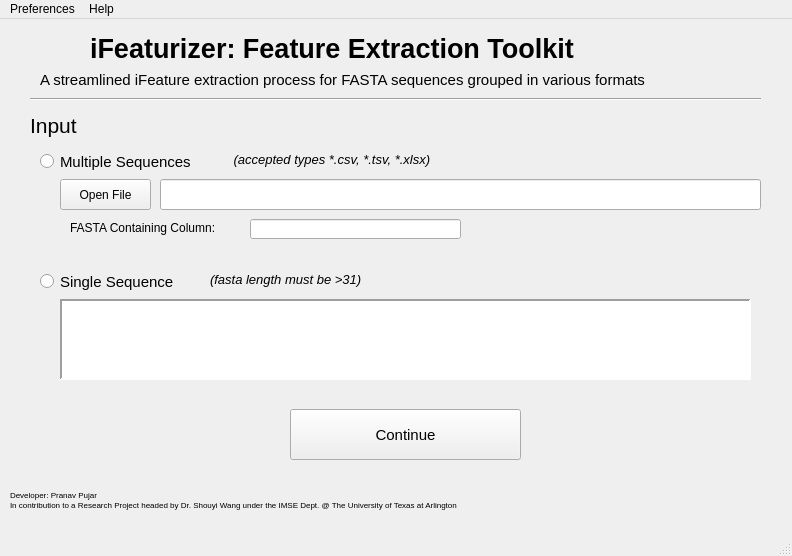
<?xml version="1.0" encoding="UTF-8"?>
<ui version="4.0">
 <class>MainWindow</class>
 <widget class="QMainWindow" name="MainWindow">
  <property name="geometry">
   <rect>
    <x>0</x>
    <y>0</y>
    <width>792</width>
    <height>556</height>
   </rect>
  </property>
  <property name="windowTitle">
   <string>MainWindow</string>
  </property>
  <widget class="QWidget" name="centralwidget">
   <widget class="QStackedWidget" name="stackw">
    <property name="geometry">
     <rect>
      <x>10</x>
      <y>0</y>
      <width>771</width>
      <height>451</height>
     </rect>
    </property>
    <property name="font">
     <font>
      <family>Arial</family>
      <pointsize>11</pointsize>
     </font>
    </property>
    <property name="currentIndex">
     <number>0</number>
    </property>
    <widget class="QWidget" name="input_page_1">
     <widget class="QLabel" name="input_label">
      <property name="geometry">
       <rect>
        <x>20</x>
        <y>90</y>
        <width>61</width>
        <height>32</height>
       </rect>
      </property>
      <property name="font">
       <font>
        <family>Arial</family>
        <pointsize>16</pointsize>
       </font>
      </property>
      <property name="text">
       <string>Input</string>
      </property>
     </widget>
     <widget class="QPushButton" name="openFile_pushButton">
      <property name="geometry">
       <rect>
        <x>50</x>
        <y>160</y>
        <width>91</width>
        <height>31</height>
       </rect>
      </property>
      <property name="font">
       <font>
        <pointsize>9</pointsize>
       </font>
      </property>
      <property name="text">
       <string>Open File</string>
      </property>
     </widget>
     <widget class="QRadioButton" name="mult_seq_bn">
      <property name="geometry">
       <rect>
        <x>30</x>
        <y>130</y>
        <width>184</width>
        <height>25</height>
       </rect>
      </property>
      <property name="font">
       <font>
        <italic>false</italic>
       </font>
      </property>
      <property name="text">
       <string>Multiple Sequences</string>
      </property>
     </widget>
     <widget class="QRadioButton" name="single_seq_bn">
      <property name="geometry">
       <rect>
        <x>30</x>
        <y>250</y>
        <width>163</width>
        <height>25</height>
       </rect>
      </property>
      <property name="text">
       <string>Single Sequence</string>
      </property>
     </widget>
     <widget class="QPlainTextEdit" name="input_singleseq_textbox">
      <property name="geometry">
       <rect>
        <x>50</x>
        <y>280</y>
        <width>691</width>
        <height>81</height>
       </rect>
      </property>
      <property name="font">
       <font>
        <pointsize>9</pointsize>
       </font>
      </property>
      <property name="frameShape">
       <enum>QFrame::Panel</enum>
      </property>
      <property name="lineWidth">
       <number>2</number>
      </property>
     </widget>
     <widget class="QLabel" name="mult_seq_comment">
      <property name="geometry">
       <rect>
        <x>220</x>
        <y>130</y>
        <width>269</width>
        <height>20</height>
       </rect>
      </property>
      <property name="font">
       <font>
        <pointsize>10</pointsize>
        <italic>true</italic>
       </font>
      </property>
      <property name="text">
       <string> (accepted types *.csv, *.tsv, *.xlsx)</string>
      </property>
     </widget>
     <widget class="QLabel" name="single_seq_comment">
      <property name="geometry">
       <rect>
        <x>200</x>
        <y>250</y>
        <width>196</width>
        <height>20</height>
       </rect>
      </property>
      <property name="font">
       <font>
        <pointsize>10</pointsize>
        <italic>true</italic>
       </font>
      </property>
      <property name="text">
       <string>(fasta length must be &gt;31)</string>
      </property>
     </widget>
     <widget class="QPushButton" name="continue_bn">
      <property name="geometry">
       <rect>
        <x>280</x>
        <y>390</y>
        <width>231</width>
        <height>51</height>
       </rect>
      </property>
      <property name="text">
       <string>Continue</string>
      </property>
     </widget>
     <widget class="QLabel" name="main_desc_label">
      <property name="geometry">
       <rect>
        <x>30</x>
        <y>50</y>
        <width>722</width>
        <height>21</height>
       </rect>
      </property>
      <property name="font">
       <font>
        <family>Arial</family>
        <pointsize>11</pointsize>
       </font>
      </property>
      <property name="text">
       <string>A streamlined iFeature extraction process for FASTA sequences grouped in various formats</string>
      </property>
     </widget>
     <widget class="Line" name="line">
      <property name="geometry">
       <rect>
        <x>20</x>
        <y>70</y>
        <width>731</width>
        <height>20</height>
       </rect>
      </property>
      <property name="font">
       <font>
        <family>Arial</family>
        <pointsize>11</pointsize>
       </font>
      </property>
      <property name="orientation">
       <enum>Qt::Horizontal</enum>
      </property>
     </widget>
     <widget class="QLabel" name="title_label">
      <property name="geometry">
       <rect>
        <x>80</x>
        <y>10</y>
        <width>588</width>
        <height>38</height>
       </rect>
      </property>
      <property name="font">
       <font>
        <family>Arial</family>
        <pointsize>20</pointsize>
        <weight>75</weight>
        <bold>true</bold>
       </font>
      </property>
      <property name="text">
       <string>iFeaturizer: Feature Extraction Toolkit</string>
      </property>
     </widget>
     <widget class="QLineEdit" name="lineEdit_3">
      <property name="geometry">
       <rect>
        <x>150</x>
        <y>160</y>
        <width>601</width>
        <height>31</height>
       </rect>
      </property>
      <property name="font">
       <font>
        <pointsize>9</pointsize>
       </font>
      </property>
     </widget>
     <widget class="QLabel" name="merged_df_path_label_3">
      <property name="geometry">
       <rect>
        <x>60</x>
        <y>200</y>
        <width>175</width>
        <height>17</height>
       </rect>
      </property>
      <property name="font">
       <font>
        <pointsize>9</pointsize>
       </font>
      </property>
      <property name="text">
       <string>FASTA Containing Column:</string>
      </property>
     </widget>
     <widget class="QLineEdit" name="lineEdit_5">
      <property name="geometry">
       <rect>
        <x>240</x>
        <y>200</y>
        <width>211</width>
        <height>20</height>
       </rect>
      </property>
      <property name="font">
       <font>
        <pointsize>9</pointsize>
       </font>
      </property>
     </widget>
    </widget>
    <widget class="QWidget" name="output_page_2">
     <widget class="Line" name="line_2">
      <property name="geometry">
       <rect>
        <x>20</x>
        <y>70</y>
        <width>731</width>
        <height>20</height>
       </rect>
      </property>
      <property name="font">
       <font>
        <family>Arial</family>
        <pointsize>11</pointsize>
       </font>
      </property>
      <property name="orientation">
       <enum>Qt::Horizontal</enum>
      </property>
     </widget>
     <widget class="QLabel" name="main_desc_label_2">
      <property name="geometry">
       <rect>
        <x>30</x>
        <y>50</y>
        <width>722</width>
        <height>21</height>
       </rect>
      </property>
      <property name="font">
       <font>
        <family>Arial</family>
        <pointsize>11</pointsize>
       </font>
      </property>
      <property name="text">
       <string>A streamlined iFeature extraction process for FASTA sequences grouped in various formats</string>
      </property>
     </widget>
     <widget class="QLabel" name="title_label_2">
      <property name="geometry">
       <rect>
        <x>80</x>
        <y>10</y>
        <width>588</width>
        <height>38</height>
       </rect>
      </property>
      <property name="font">
       <font>
        <family>Arial</family>
        <pointsize>20</pointsize>
        <weight>75</weight>
        <bold>true</bold>
       </font>
      </property>
      <property name="text">
       <string>iFeaturizer: Feature Extraction Toolkit</string>
      </property>
     </widget>
     <widget class="QLabel" name="output_label_2">
      <property name="geometry">
       <rect>
        <x>20</x>
        <y>90</y>
        <width>82</width>
        <height>32</height>
       </rect>
      </property>
      <property name="font">
       <font>
        <family>Arial</family>
        <pointsize>16</pointsize>
       </font>
      </property>
      <property name="text">
       <string>Output</string>
      </property>
     </widget>
     <widget class="QPushButton" name="prev_bn">
      <property name="geometry">
       <rect>
        <x>30</x>
        <y>410</y>
        <width>101</width>
        <height>31</height>
       </rect>
      </property>
      <property name="font">
       <font>
        <pointsize>10</pointsize>
       </font>
      </property>
      <property name="text">
       <string>&lt; Previous</string>
      </property>
     </widget>
     <widget class="QPushButton" name="extract_bn">
      <property name="geometry">
       <rect>
        <x>280</x>
        <y>390</y>
        <width>231</width>
        <height>51</height>
       </rect>
      </property>
      <property name="text">
       <string>Extract</string>
      </property>
     </widget>
     <widget class="QLabel" name="merged_df_path_label">
      <property name="geometry">
       <rect>
        <x>40</x>
        <y>210</y>
        <width>241</width>
        <height>21</height>
       </rect>
      </property>
      <property name="text">
       <string>Final Merged DataFrame Path</string>
      </property>
     </widget>
     <widget class="QPushButton" name="openFile_pushButton_2">
      <property name="geometry">
       <rect>
        <x>40</x>
        <y>240</y>
        <width>91</width>
        <height>31</height>
       </rect>
      </property>
      <property name="font">
       <font>
        <pointsize>9</pointsize>
       </font>
      </property>
      <property name="text">
       <string>Open File</string>
      </property>
     </widget>
     <widget class="QLabel" name="merged_df_name_label">
      <property name="geometry">
       <rect>
        <x>40</x>
        <y>290</y>
        <width>251</width>
        <height>21</height>
       </rect>
      </property>
      <property name="text">
       <string>Final Merged DataFrame Name</string>
      </property>
     </widget>
     <widget class="QLabel" name="mergedDf_comment">
      <property name="geometry">
       <rect>
        <x>300</x>
        <y>290</y>
        <width>143</width>
        <height>20</height>
       </rect>
      </property>
      <property name="font">
       <font>
        <pointsize>10</pointsize>
        <italic>true</italic>
       </font>
      </property>
      <property name="text">
       <string>(exclude extention)</string>
      </property>
     </widget>
     <widget class="QLabel" name="output_type_label">
      <property name="geometry">
       <rect>
        <x>470</x>
        <y>320</y>
        <width>104</width>
        <height>21</height>
       </rect>
      </property>
      <property name="text">
       <string>Output Type:</string>
      </property>
     </widget>
     <widget class="QComboBox" name="delimiter_choice_comboBox">
      <property name="geometry">
       <rect>
        <x>590</x>
        <y>320</y>
        <width>131</width>
        <height>22</height>
       </rect>
      </property>
      <property name="font">
       <font>
        <pointsize>10</pointsize>
       </font>
      </property>
      <property name="focusPolicy">
       <enum>Qt::WheelFocus</enum>
      </property>
      <item>
       <property name="text">
        <string>.tsv</string>
       </property>
      </item>
      <item>
       <property name="text">
        <string>.csv</string>
       </property>
      </item>
     </widget>
     <widget class="QLineEdit" name="in_destination_path">
      <property name="geometry">
       <rect>
        <x>140</x>
        <y>240</y>
        <width>601</width>
        <height>31</height>
       </rect>
      </property>
      <property name="font">
       <font>
        <pointsize>9</pointsize>
       </font>
      </property>
     </widget>
     <widget class="QLineEdit" name="in_mergedDf_name">
      <property name="geometry">
       <rect>
        <x>40</x>
        <y>320</y>
        <width>411</width>
        <height>31</height>
       </rect>
      </property>
      <property name="font">
       <font>
        <pointsize>9</pointsize>
       </font>
      </property>
     </widget>
     <widget class="QLineEdit" name="in_iFeature_dir">
      <property name="geometry">
       <rect>
        <x>140</x>
        <y>160</y>
        <width>601</width>
        <height>31</height>
       </rect>
      </property>
      <property name="font">
       <font>
        <pointsize>9</pointsize>
       </font>
      </property>
     </widget>
     <widget class="QPushButton" name="openFile_pushButton_3">
      <property name="geometry">
       <rect>
        <x>40</x>
        <y>160</y>
        <width>91</width>
        <height>31</height>
       </rect>
      </property>
      <property name="font">
       <font>
        <pointsize>9</pointsize>
       </font>
      </property>
      <property name="text">
       <string>Open File</string>
      </property>
     </widget>
     <widget class="QLabel" name="iFeature_dir_label">
      <property name="geometry">
       <rect>
        <x>40</x>
        <y>130</y>
        <width>143</width>
        <height>21</height>
       </rect>
      </property>
      <property name="text">
       <string>iFeature Directory</string>
      </property>
     </widget>
     <widget class="QLabel" name="iFeature_comment">
      <property name="geometry">
       <rect>
        <x>190</x>
        <y>130</y>
        <width>215</width>
        <height>20</height>
       </rect>
      </property>
      <property name="font">
       <font>
        <pointsize>10</pointsize>
        <italic>true</italic>
       </font>
      </property>
      <property name="text">
       <string>(check help for more details)</string>
      </property>
     </widget>
    </widget>
    <widget class="QWidget" name="info_page_3">
     <widget class="QLabel" name="more_details_label">
      <property name="geometry">
       <rect>
        <x>190</x>
        <y>10</y>
        <width>390</width>
        <height>32</height>
       </rect>
      </property>
      <property name="font">
       <font>
        <pointsize>16</pointsize>
       </font>
      </property>
      <property name="text">
       <string>More iFeature Extraction Details</string>
      </property>
     </widget>
     <widget class="QLabel" name="label">
      <property name="geometry">
       <rect>
        <x>30</x>
        <y>70</y>
        <width>41</width>
        <height>26</height>
       </rect>
      </property>
      <property name="font">
       <font>
        <pointsize>13</pointsize>
        <weight>50</weight>
        <bold>false</bold>
        <underline>false</underline>
        <kerning>true</kerning>
       </font>
      </property>
      <property name="text">
       <string>Title</string>
      </property>
     </widget>
     <widget class="Line" name="line_3">
      <property name="geometry">
       <rect>
        <x>20</x>
        <y>50</y>
        <width>731</width>
        <height>20</height>
       </rect>
      </property>
      <property name="orientation">
       <enum>Qt::Horizontal</enum>
      </property>
     </widget>
     <widget class="QWidget" name="layoutWidget">
      <property name="geometry">
       <rect>
        <x>40</x>
        <y>160</y>
        <width>731</width>
        <height>111</height>
       </rect>
      </property>
      <layout class="QVBoxLayout" name="verticalLayout">
       <item>
        <widget class="QLabel" name="label_2">
         <property name="text">
          <string>We extract 21 feature descriptor types from given protein (FASTA) sequences.</string>
         </property>
        </widget>
       </item>
       <item>
        <widget class="QLabel" name="label_3">
         <property name="text">
          <string>Upon extraction, there are 21 generated files that need to be postprocessed and merged to</string>
         </property>
        </widget>
       </item>
       <item>
        <widget class="QLabel" name="label_4">
         <property name="text">
          <string>produce one file.</string>
         </property>
        </widget>
       </item>
       <item>
        <widget class="QLabel" name="label_5">
         <property name="text">
          <string>This merged file is used as input to train a Deep Learning CRISPR-CAS Classifier.</string>
         </property>
        </widget>
       </item>
      </layout>
     </widget>
     <widget class="QPushButton" name="extract_bn_2">
      <property name="geometry">
       <rect>
        <x>280</x>
        <y>390</y>
        <width>231</width>
        <height>51</height>
       </rect>
      </property>
      <property name="text">
       <string>Back</string>
      </property>
     </widget>
     <widget class="QLabel" name="label_6">
      <property name="geometry">
       <rect>
        <x>40</x>
        <y>100</y>
        <width>729</width>
        <height>21</height>
       </rect>
      </property>
      <property name="text">
       <string>de novo development of small crispr-cas proteins using artificial intelligence algorithms</string>
      </property>
     </widget>
     <widget class="QLabel" name="label_7">
      <property name="geometry">
       <rect>
        <x>30</x>
        <y>130</y>
        <width>115</width>
        <height>26</height>
       </rect>
      </property>
      <property name="font">
       <font>
        <pointsize>13</pointsize>
        <weight>50</weight>
        <bold>false</bold>
        <underline>false</underline>
        <kerning>true</kerning>
       </font>
      </property>
      <property name="text">
       <string>Description</string>
      </property>
     </widget>
     <widget class="QLabel" name="label_8">
      <property name="geometry">
       <rect>
        <x>30</x>
        <y>290</y>
        <width>167</width>
        <height>26</height>
       </rect>
      </property>
      <property name="font">
       <font>
        <pointsize>13</pointsize>
        <weight>50</weight>
        <bold>false</bold>
        <underline>false</underline>
        <kerning>true</kerning>
       </font>
      </property>
      <property name="text">
       <string>iFeature Toolbox</string>
      </property>
     </widget>
     <widget class="QLabel" name="label_9">
      <property name="geometry">
       <rect>
        <x>40</x>
        <y>350</y>
        <width>520</width>
        <height>20</height>
       </rect>
      </property>
      <property name="font">
       <font>
        <family>Courier New</family>
        <pointsize>10</pointsize>
        <weight>75</weight>
        <italic>false</italic>
        <bold>true</bold>
       </font>
      </property>
      <property name="text">
       <string>git clone https://github.com/Superzchen/iFeature.git</string>
      </property>
     </widget>
     <widget class="QLabel" name="label_10">
      <property name="geometry">
       <rect>
        <x>40</x>
        <y>320</y>
        <width>560</width>
        <height>21</height>
       </rect>
      </property>
      <property name="font">
       <font>
        <family>Arial</family>
        <pointsize>11</pointsize>
       </font>
      </property>
      <property name="text">
       <string>Open Source Toolbox available on GitHub. Download using command:</string>
      </property>
     </widget>
     <zorder>label_10</zorder>
     <zorder>more_details_label</zorder>
     <zorder>label</zorder>
     <zorder>line_3</zorder>
     <zorder>layoutWidget</zorder>
     <zorder>extract_bn_2</zorder>
     <zorder>label_6</zorder>
     <zorder>label_7</zorder>
     <zorder>label_8</zorder>
     <zorder>label_9</zorder>
    </widget>
   </widget>
   <widget class="QLabel" name="dev_label">
    <property name="geometry">
     <rect>
      <x>10</x>
      <y>470</y>
      <width>112</width>
      <height>12</height>
     </rect>
    </property>
    <property name="font">
     <font>
      <pointsize>6</pointsize>
     </font>
    </property>
    <property name="text">
     <string>Developer: Pranav Pujar</string>
    </property>
   </widget>
   <widget class="QLabel" name="uta_label">
    <property name="geometry">
     <rect>
      <x>10</x>
      <y>480</y>
      <width>576</width>
      <height>12</height>
     </rect>
    </property>
    <property name="font">
     <font>
      <pointsize>6</pointsize>
     </font>
    </property>
    <property name="text">
     <string>In contribution to a Research Project headed by Dr. Shouyi Wang under the IMSE Dept. @ The University of Texas at Arlington</string>
    </property>
   </widget>
  </widget>
  <widget class="QMenuBar" name="menubar">
   <property name="geometry">
    <rect>
     <x>0</x>
     <y>0</y>
     <width>792</width>
     <height>26</height>
    </rect>
   </property>
   <widget class="QMenu" name="menuPreferences">
    <property name="title">
     <string>Preferences</string>
    </property>
    <addaction name="actionLight_Theme"/>
    <addaction name="actionDark_Theme"/>
   </widget>
   <widget class="QMenu" name="menuInfo">
    <property name="title">
     <string>Help</string>
    </property>
    <addaction name="actionProject_Info"/>
   </widget>
   <addaction name="menuPreferences"/>
   <addaction name="menuInfo"/>
  </widget>
  <widget class="QStatusBar" name="statusbar"/>
  <action name="actionLight_Theme">
   <property name="text">
    <string>Light Theme</string>
   </property>
  </action>
  <action name="actionDark_Theme">
   <property name="text">
    <string>Dark Theme</string>
   </property>
  </action>
  <action name="actionProject_Details">
   <property name="text">
    <string>Project Details</string>
   </property>
  </action>
  <action name="actionProject_Info">
   <property name="text">
    <string>Project Info</string>
   </property>
  </action>
 </widget>
 <resources/>
 <connections/>
</ui>
